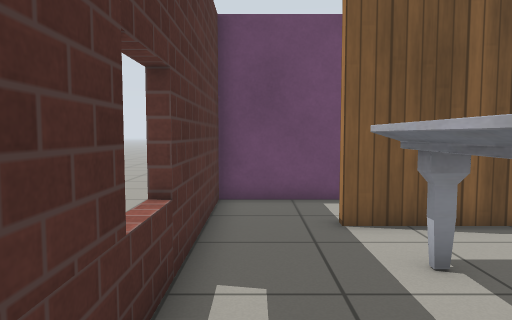
[1] (above)

16 first-person views from a walk through a world built for the Gazebo simulator. The camera is 0.9 m above the floor, tilts 4° down and sees 70° across. The floor is counted in squares, 0.5 m on a side. Each view is taken from the middle of a square. On the plan, view 1 faces up. The plan holds only what a view shows up to about 18 squares ahead; the rest is blank. The robots in the file are not drawn. Gazebo's built-in surfaces are drawn with simple patterns.

[2]
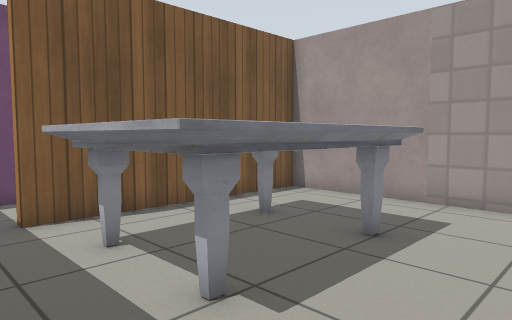

[3]
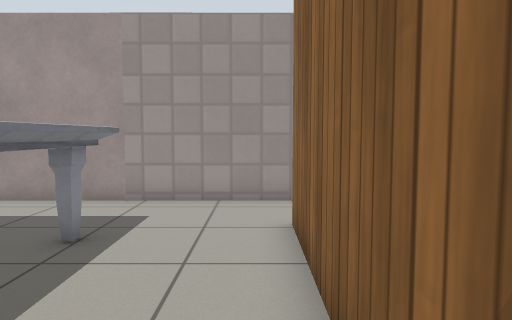

[4]
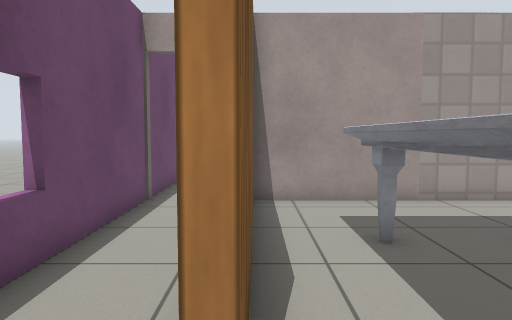

[5]
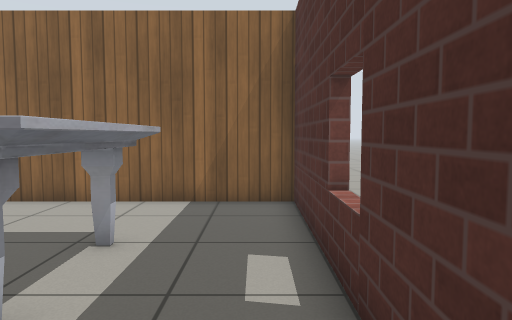

[6]
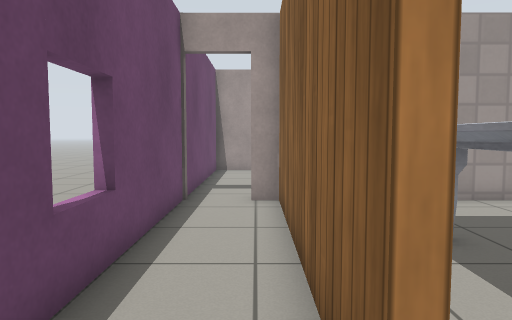

[7]
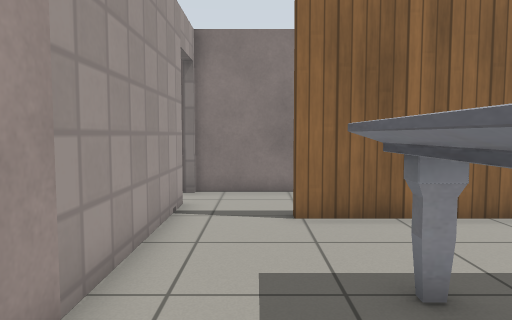

[8]
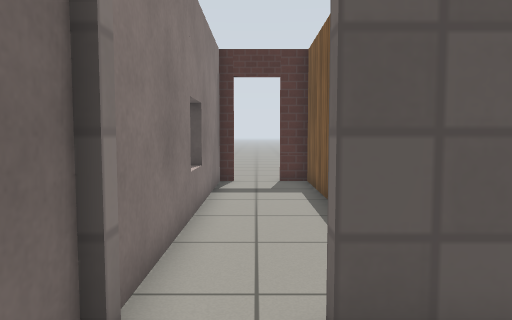

[9]
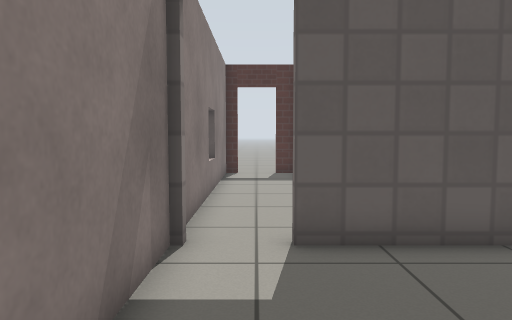

[10]
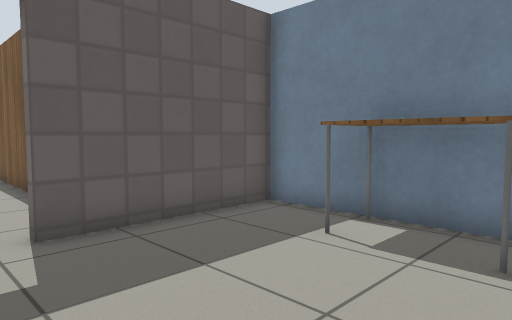

[11]
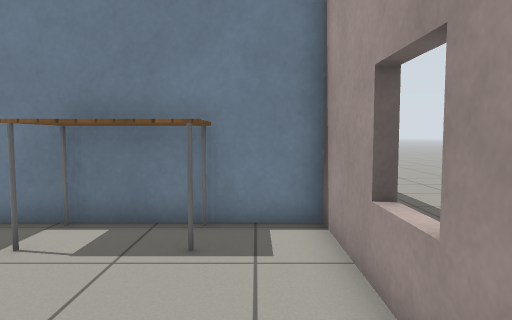

[12]
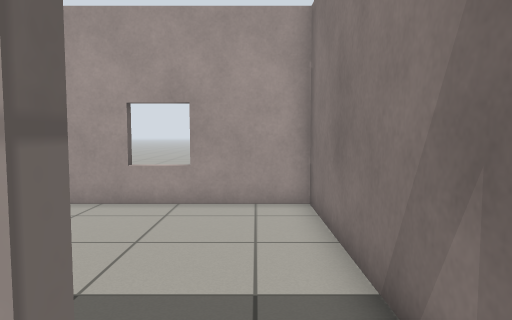

[13]
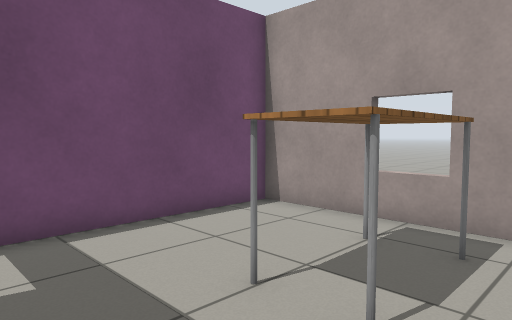

[14]
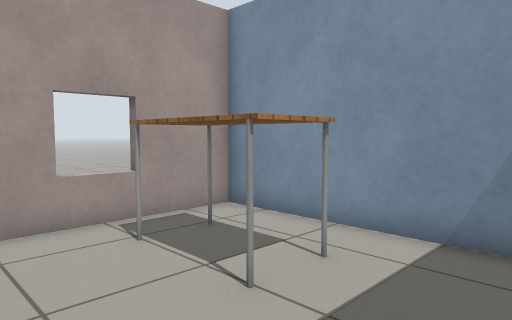

[15]
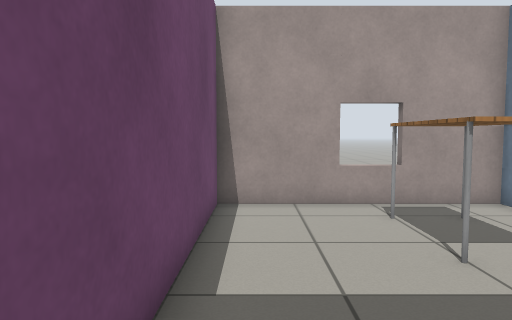

[16]
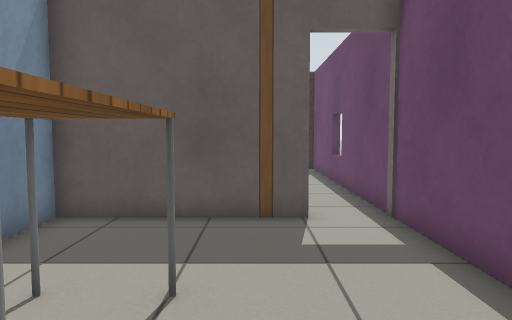

### Floor plan
Ten units are one square. View 1 is at (0, 0); x grows to the right and y downward. Boxes are objects, and circles mark ways between rooms. Rooms are numbered by the first view taken in them; rooms with no view inside come last. Other rooms are left out.
<svg viewBox="-15 -105 204 164">
<path fill="none" stroke="#000" d="M-10 -75 -10 17 72 17M99 15 99 -71 16 -71M16 -74 99 -74 99 -81M99 -100 -10 -100 -10 -75M126 -24 102 -24 102 35M101 54 184 54 184 -24 165 -24M40 20 -10 20 -10 31M72 17 72 21M99 35 99 15M-10 47 -10 54 100 54M164 -27 184 -27 184 -100 99 -100M102 -82 102 -27 125 -27"/>
<rect x="15" y="-55" width="60" height="40" fill="#bbb"><title>marble table</title></rect>
<rect x="125" y="-25" width="40" height="20" fill="#bbb"><title>table</title></rect>
<rect x="135" y="-65" width="40" height="20" fill="#bbb"><title>table</title></rect>
<circle cx="5" cy="-70" r="3" fill="#2a7"/>
<circle cx="85" cy="20" r="3" fill="#2a7"/>
<circle cx="100" cy="45" r="3" fill="#2a7"/>
<text x="40" y="-30">1</text>
<text x="40" y="-90">2</text>
<text x="140" y="20">3</text>
<text x="50" y="40">4</text>
<text x="140" y="-60">5</text>
</svg>
Room 1 opens to room 2. Room 1 opens to room 4. Room 3 opens to room 4.

Where each view was taken, in squares from view 1:
view 1: 0 up, 0 right, facing up
view 2: 1 down, 0 right, facing up-right
view 3: 1 down, 0 right, facing right
view 4: 7 up, 0 right, facing right
view 5: 8 up, 0 right, facing down
view 6: 8 up, 0 right, facing right
view 7: 6 up, 8 right, facing down
view 8: 4 down, 13 right, facing left
view 9: 4 down, 16 right, facing left
view 10: 5 down, 17 right, facing up-left
view 11: 5 down, 17 right, facing up
view 12: 4 down, 9 right, facing right
view 13: 3 up, 11 right, facing up-right
view 14: 9 up, 11 right, facing down-right
view 15: 9 up, 9 right, facing right
view 16: 7 up, 18 right, facing left
